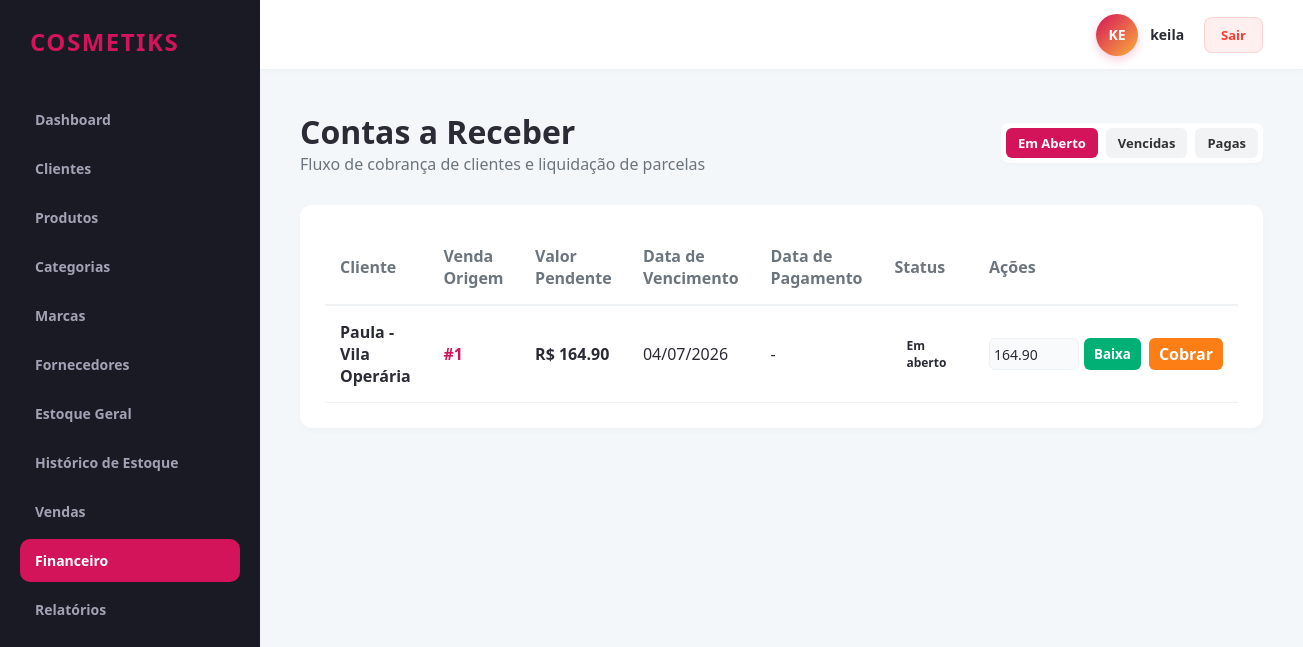
The page /financeiro/contas (signed in) on the database its author committed.
### app/models/financeiro.py (models this page shows)
class Financeiro(db.Model):
    __tablename__ = 'financeiro_contas_receber'
    id = db.Column(db.Integer, primary_key=True)
    revendedor_id = db.Column(db.Integer, db.ForeignKey('revendedores.id'), nullable=False)
    cliente_id = db.Column(db.Integer, db.ForeignKey('clientes.id'), nullable=False)
    venda_id = db.Column(db.Integer, db.ForeignKey('vendas.id'), nullable=False)
    valor = db.Column(db.Numeric(10, 2), nullable=False)
    vencimento = db.Column(db.Date, nullable=False)
    pagamento = db.Column(db.DateTime, nullable=True)
    status = db.Column(db.String(30), default='Em aberto', nullable=False)
    cobrancas = db.relationship('Cobranca', backref='financeiro', cascade='all, delete-orphan', lazy=True)

### app/models/cliente.py (models this page shows)
class Cliente(db.Model):
    __tablename__ = 'clientes'
    id = db.Column(db.Integer, primary_key=True)
    revendedor_id = db.Column(db.Integer, db.ForeignKey('revendedores.id'), nullable=False)
    nome = db.Column(db.String(150), nullable=False)
    telefone = db.Column(db.String(20), nullable=True)
    whatsapp = db.Column(db.String(20), nullable=True)
    email = db.Column(db.String(100), nullable=True)
    endereco = db.Column(db.Text, nullable=True)
    data_cadastro = db.Column(db.DateTime, default=datetime.utcnow)
    observacoes = db.Column(db.Text, nullable=True)

### app/controllers/financeiro_controller.py (the view)
@financeiro_bp.route('/contas')
@revendedor_required
def contas_receber():
    revendedor_id = session.get('revendedor_id')
    filtro = request.args.get('filtro', 'aberto')
    if filtro == 'vencidas':
        contas = financeiro_service.obter_contas_vencidas(revendedor_id)
    elif filtro == 'pagas':
        contas = financeiro_service.obter_contas_pagas(revendedor_id)
    else:
        contas = financeiro_service.obter_contas_em_aberto(revendedor_id)
    return render_template('financeiro/index.html', contas=contas, filtro_atual=filtro)

### app/controllers/financeiro_controller.py (called while the page is built)
def revendedor_required(f):
    @wraps(f)
    def decorated_function(*args, **kwargs):
        if not session.get('usuario_logado') or session.get('is_admin'):
            flash('Acesso restrito a revendedores autenticados.', 'danger')
            return redirect(url_for('auth.login'))
        return f(*args, **kwargs)
    return decorated_function

### app/repositories/financeiro_repository.py (called while the page is built)
    def get_contas_em_aberto(self, revendedor_id):
        return self.model.query.filter(
            self.model.revendedor_id == revendedor_id,
            self.model.status.in_(['Em aberto', 'Parcialmente pago'])
        ).all()

### app/services/financeiro_service.py (called while the page is built)
    def obter_contas_em_aberto(self, revendedor_id):
        return self.financeiro_repo.get_contas_em_aberto(revendedor_id)

### app/templates/financeiro/index.html
{% extends 'base.html' %}
{% block content %}
<div class="header-panel">
    <div>
        <h1>Contas a Receber</h1>
        <p style="color: var(--text-muted);">Fluxo de cobrança de clientes e liquidação de parcelas</p>
    </div>
    <div style="display: inline-flex; gap: 8px; background: #fff; padding: 5px; border-radius: 8px; box-shadow: 0 2px 4px rgba(0,0,0,0.02);">
        <a href="{{ url_for('financeiro.contas_receber', filtro='aberto') }}" class="btn" style="padding: 6px 12px; font-size: 13px; background: {% if filtro_atual == 'aberto' %}var(--primary-color){% else %}#f1f3f5{% endif %}; color: {% if filtro_atual == 'aberto' %}#fff{% else %}#333{% endif %};">Em Aberto</a>
        <a href="{{ url_for('financeiro.contas_receber', filtro='vencidas') }}" class="btn" style="padding: 6px 12px; font-size: 13px; background: {% if filtro_atual == 'vencidas' %}var(--danger){% else %}#f1f3f5{% endif %}; color: {% if filtro_atual == 'vencidas' %}#fff{% else %}#333{% endif %};">Vencidas</a>
        <a href="{{ url_for('financeiro.contas_receber', filtro='pagas') }}" class="btn" style="padding: 6px 12px; font-size: 13px; background: {% if filtro_atual == 'pagas' %}var(--success){% else %}#f1f3f5{% endif %}; color: {% if filtro_atual == 'pagas' %}#fff{% else %}#333{% endif %};">Pagas</a>
    </div>
</div>
<div class="data-table-container">
    <table class="data-table">
        <thead>
            <tr>
                <th>Cliente</th>
                <th>Venda Origem</th>
                <th>Valor Pendente</th>
                <th>Data de Vencimento</th>
                <th>Data de Pagamento</th>
                <th>Status</th>
                <th>Ações</th>
            </tr>
        </thead>
        <tbody>
            {% for c in contas %}
            <tr>
                <td><strong>{{ c.venda.cliente.nome }}</strong></td>
                <td><a href="{{ url_for('venda.detalhes', id_venda=c.venda_id) }}" style="color: var(--primary-color); text-decoration: none; font-weight: 600;">#{{ c.venda_id }}</a></td>
                <td><strong>R$ {{ "%.2f"|format(c.valor) }}</strong></td>
                <td>{{ c.vencimento.strftime('%d/%m/%Y') }}</td>
                <td>{{ c.pagamento.strftime('%d/%m/%Y %H:%M') if c.pagamento else '-' }}</td>
                <td>
                    <span class="badge-status {{ c.status|lower|replace(' ', '-') }}">
                        {{ c.status }}
                    </span>
                </td>
                <td>
                    <div style="display: flex; gap: 8px;">
                        {% if c.status != 'Pago' %}
                        <form action="{{ url_for('financeiro.receber_pagamento', id_financeiro=c.id) }}" method="POST" style="display: inline-flex; gap: 5px;">
                            <input type="number" step="0.01" name="valor_pago" class="form-control" style="width: 90px; padding: 4px;" value="{{ c.valor }}" required>
                            <button type="submit" class="btn btn-success" style="padding: 5px 10px;">Baixa</button>
                        </form>
                        <a href="{{ url_for('cobranca.visualizar_modelos', id_financeiro=c.id) }}" class="btn btn-primary" style="padding: 5px 10px; background: #fd7e14;">Cobrar</a>
                        {% else %}
                        <span style="color: var(--success); font-weight: 600; font-size: 13px;">✓ Liquidado</span>
                        {% endif %}
                    </div>
                </td>
            </tr>
            {% endfor %}
        </tbody>
    </table>
</div>
{% endblock %}

### app/static/css/main.css (style rules this page uses)
:root { --primary-color: #d4145a; --secondary-color: #fbb03b; --dark-bg: #1a1a24; --card-bg: #ffffff; --text-main: #2b2b36; --text-muted: #6c757d; --border-color: #eef2f5; --success: #00b074; --danger: #ff3b30; --warning: #ffcc00; }
* { margin: 0; padding: 0; box-sizing: border-box; font-family: 'Segoe UI', Tahoma, Geneva, Verdana, sans-serif; }
body { background-color: #f4f7f9; color: var(--text-main); display: flex; min-height: 100vh; }
.header-panel { display: flex; justify-content: space-between; align-items: center; margin-bottom: 30px; }
.data-table-container { background: var(--card-bg); border-radius: 12px; padding: 25px; box-shadow: 0 4px 6px rgba(0,0,0,0.02); overflow-x: auto; }
.data-table { width: 100%; border-collapse: collapse; text-align: left; }
.data-table th { padding: 15px; border-bottom: 2px solid var(--border-color); color: var(--text-muted); font-weight: 600; }
.data-table td { padding: 15px; border-bottom: 1px solid var(--border-color); }
.btn { padding: 10px 20px; border-radius: 6px; border: none; font-weight: 600; cursor: pointer; transition: background 0.2s; text-decoration: none; display: inline-block; }
.btn-primary { background: var(--primary-color); color: #fff; }
.btn-success { background: var(--success); color: #fff; }

### app/static/css/components.css (style rules this page uses)
.form-control { padding: 10px 14px; border: 1px solid #eef2f5; border-radius: 6px; background-color: #f8fafc; font-size: 14px; color: var(--text-main); transition: all 0.2s; }
.badge-status { padding: 6px 12px; border-radius: 20px; font-size: 12px; font-weight: 600; display: inline-block; }

### rows shown on the page
Financeiro: venda.cliente.nome "Paula - Vila Operária", venda_id "1", valor "164.90", vencimento "04/07/2026", pagamento "-", status "Em aberto", valor_pago "164.90"

### other values the page prints
{{ saas_name }} "COSMETIKS"
{{ username_raw[:2]|upper }} "KE"
{{ username_raw }} "keila"
